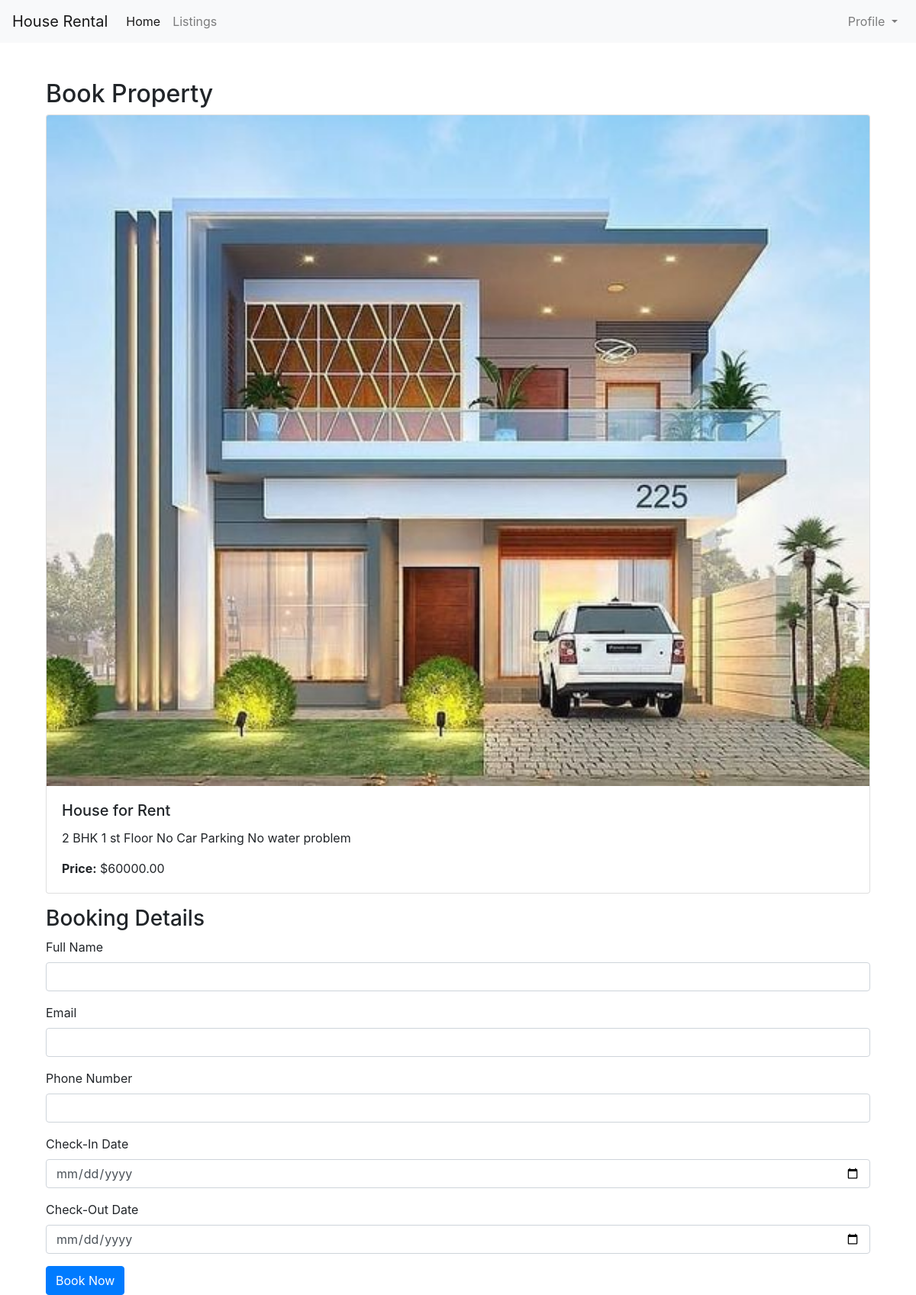
The page /booking/1/ (signed in) on the database its author committed.
### base/models.py (models this page shows)
class Property(models.Model):
    title = models.CharField(max_length=100)
    description = models.TextField()
    price = models.DecimalField(max_digits=10, decimal_places=2)
    image = models.ImageField(upload_to='property_images/')

### base/views.py (the view)
# urls.py: path('booking/<int:property_id>/', views.booking, name='booking'),
@login_required
def booking(request, property_id):
    property = get_object_or_404(Property, id=property_id)
    if request.method == 'POST':
        form = BookingForm(request.POST)
        if form.is_valid():
            booking = form.save(commit=False)
            booking.user = request.user
            booking.property = property
            booking.save()
            messages.success(request, 'Your booking has been successfully submitted!')
            return redirect('my_bookings')
    else:
        form = BookingForm()
    return render(request, 'booking.html', {'property': property, 'form': form})

### base/forms.py
class BookingForm(forms.ModelForm):
    class Meta:
        model = Booking
        fields = ['full_name', 'email', 'phone']

### base/templates/booking.html (shortened to what this page needs)
{% extends 'base.html' %}
{% block content %}
<div class="container mt-5">
    <h2>Book Property</h2>
    <div class="card mb-3">
        <img src="{{ property.image.url }}" class="card-img-top" alt="Property Image">
        <div class="card-body">
            <h5 class="card-title">{{ property.title }}</h5>
            <p class="card-text">{{ property.description }}</p>
            <p class="card-text"><strong>Price:</strong> ${{ property.price }}</p>
        </div>
    </div>
    <h3>Booking Details</h3>
    <form method="POST">
        <div class="form-group">
            <label for="full_name">Full Name</label>
            <input type="text" class="form-control" id="full_name" name="full_name" required>
        </div>
        <div class="form-group">
            <label for="email">Email</label>
            <input type="email" class="form-control" id="email" name="email" required>
        </div>
        <div class="form-group">
            <label for="phone">Phone Number</label>
            <input type="text" class="form-control" id="phone" name="phone" required>
        </div>
        <div class="form-group">
            <label for="check_in">Check-In Date</label>
            <input type="date" class="form-control" id="check_in" name="check_in" required>
        </div>
        <div class="form-group">
            <label for="check_out">Check-Out Date</label>
            <input type="date" class="form-control" id="check_out" name="check_out" required>
        </div>
        <button type="submit" class="btn btn-primary">Book Now</button>
    </form>
</div>
{% endblock %}

### rows shown on the page
Property: image (picture), title "House for Rent", description "2 BHK 1 st Floor No Car Parking No water problem", price "60000.00"
